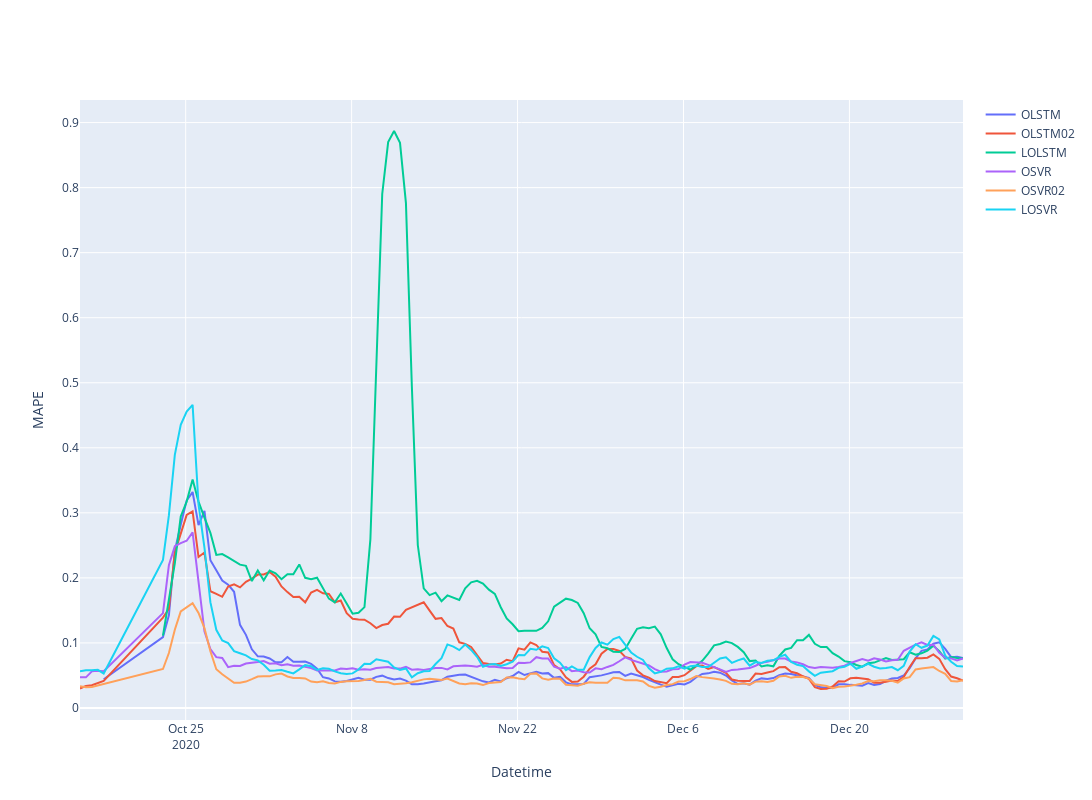

Notebook cell for this chart:
### Code cell
fig = go.Figure()

fig.add_trace(go.Scatter(x=mape1.index, y=mape1['mape'],
                            mode='lines',
                            # line_shape='spline',
                            name='OLSTM'))

fig.add_trace(go.Scatter(x=mape2.index, y=mape2['mape'],
                            mode='lines',
                            # line_shape='spline',
                            name='OLSTM02'))

fig.add_trace(go.Scatter(x=mape3.index, y=mape3['mape'],
                            mode='lines',
                            # line_shape='spline',
                            name='LOLSTM'))

fig.add_trace(go.Scatter(x=mape4.index, y=mape4['mape'],
                            mode='lines',
                            # line_shape='spline',
                            name='OSVR'))

fig.add_trace(go.Scatter(x=mape5.index, y=mape5['mape'],
                            mode='lines',
                            # line_shape='spline',
                            name='OSVR02'))

fig.add_trace(go.Scatter(x=mape6.index, y=mape6['mape'],
                            mode='lines',
                            # line_shape='spline',
                            name='LOSVR'))
fig.update_layout(
    width=1300,
    height=800,
    xaxis_title="Datetime",
    yaxis_title="MAPE",
    # xaxis=dict(
    #     rangeslider=dict(
    #         visible=True
    #     ),
    # )
)
fig.write_html("/Users/cicada/Documents/DTU_resource/Thesis/Incremental-learning-EL/src/results/results-"+'converge'+".html")

fig.show()

### Figure 1 — Plotly figure (JSON) as saved in the notebook; plotly's stock layout.template omitted (floating-point values rounded to 4 significant figures; data arrays with more than 128 entries replaced by an {"elided": "..."} marker saying what was removed)
{"data": [{"mode": "lines", "name": "OLSTM", "type": "scatter", "x": {"elided": "137 str values"}, "y": {"elided": "137 float values"}}, {"mode": "lines", "name": "OLSTM02", "type": "scatter", "x": {"elided": "141 str values"}, "y": {"elided": "141 float values"}}, {"mode": "lines", "name": "LOLSTM", "type": "scatter", "x": {"elided": "136 str values"}, "y": {"elided": "136 float values"}}, {"mode": "lines", "name": "OSVR", "type": "scatter", "x": {"elided": "141 str values"}, "y": {"elided": "141 float values"}}, {"mode": "lines", "name": "OSVR02", "type": "scatter", "x": {"elided": "141 str values"}, "y": {"elided": "141 float values"}}, {"mode": "lines", "name": "LOSVR", "type": "scatter", "x": {"elided": "141 str values"}, "y": {"elided": "141 float values"}}], "layout": {"height": 800, "width": 1300, "xaxis": {"title": {"text": "Datetime"}}, "yaxis": {"title": {"text": "MAPE"}}}}
